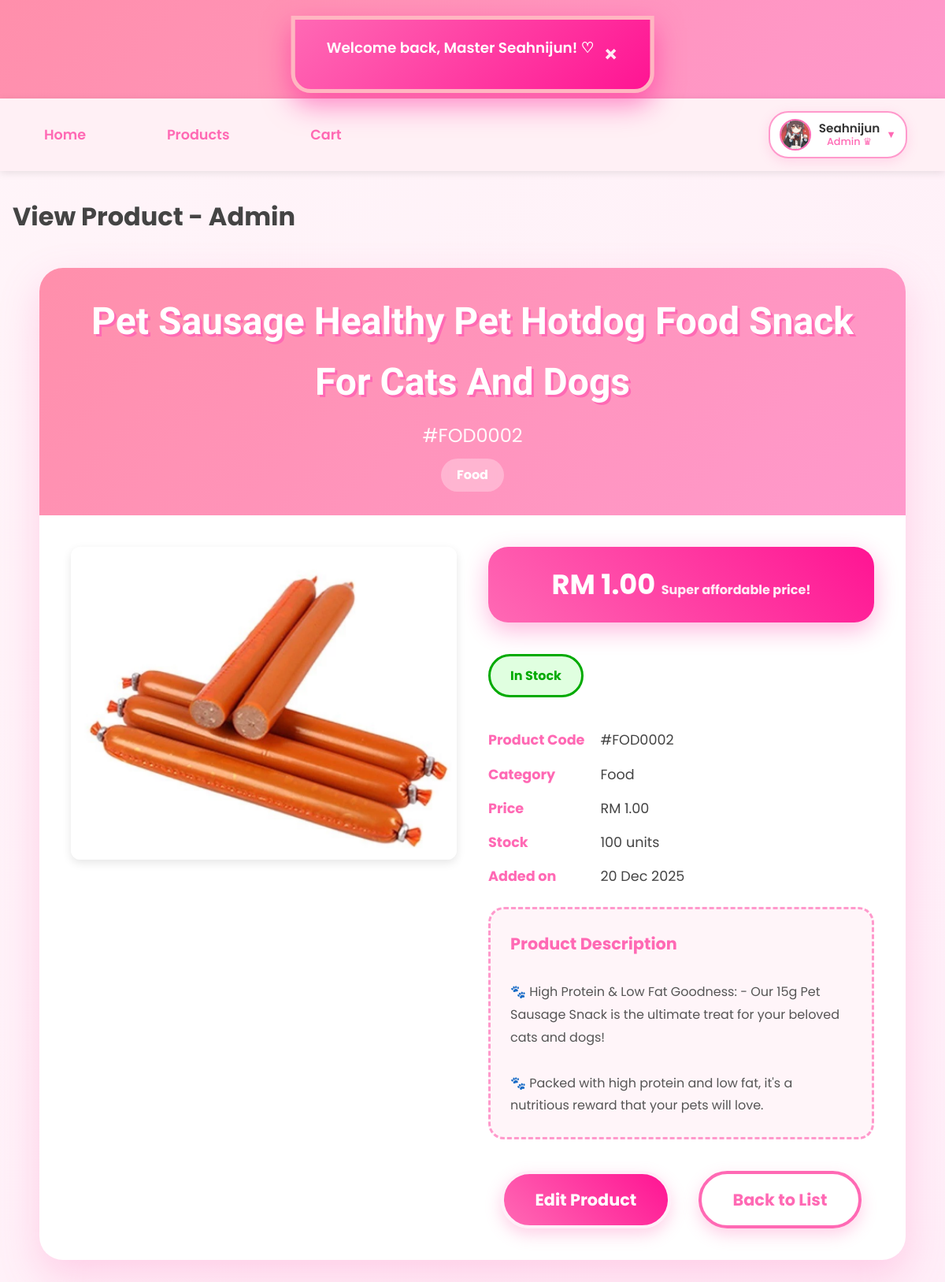
Before: /admin/product_view.php?id=103 (signed in) with the older database file.
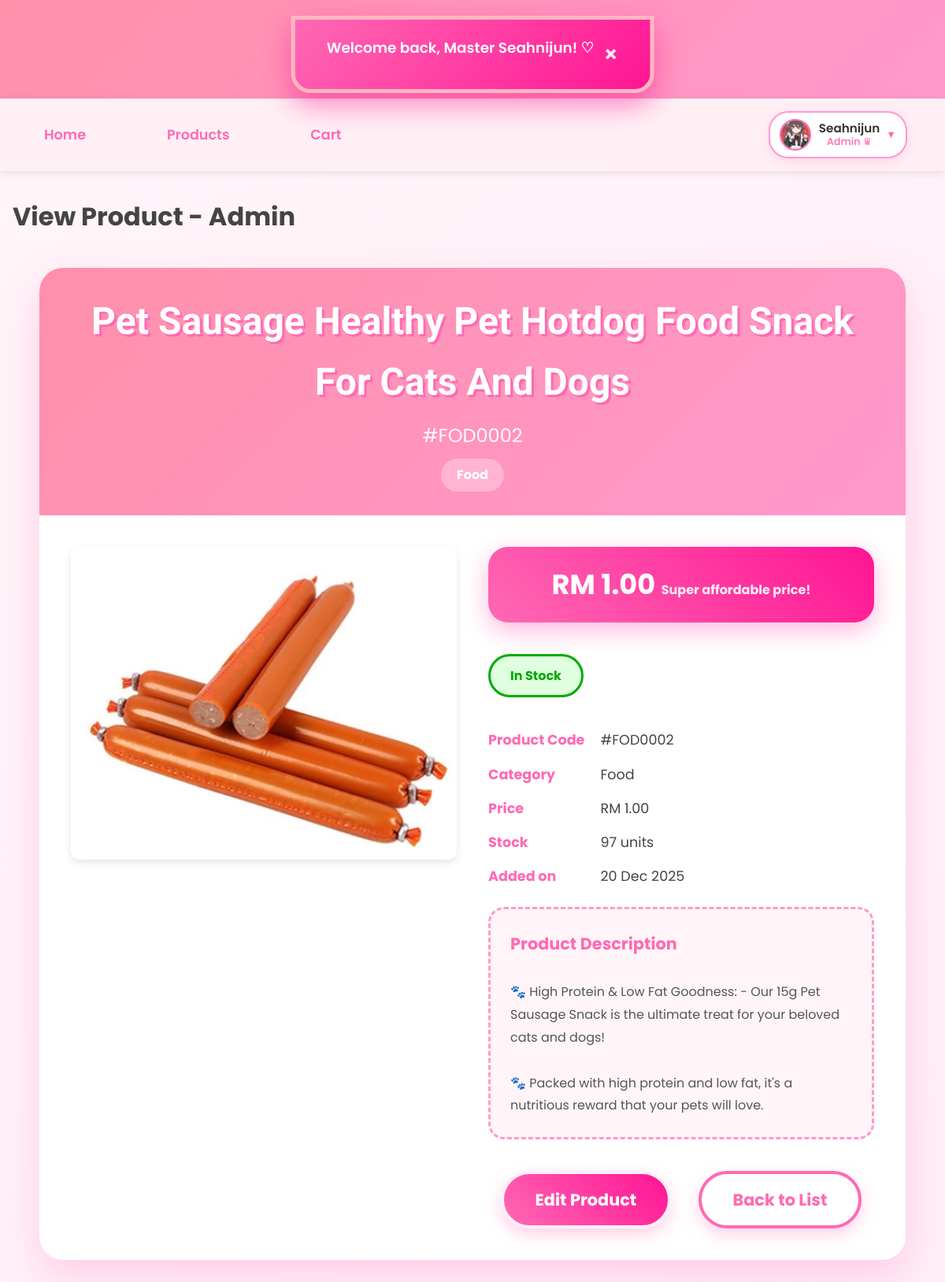
After: the same page with the newer database file.
### tables this page shows
CREATE TABLE `product` (
  `product_id` int(11) NOT NULL,
  `product_code` varchar(20) NOT NULL,
  `product_name` varchar(200) NOT NULL,
  `description` text DEFAULT NULL,
  `price` decimal(10,2) NOT NULL,
  `stock_quantity` int(11) DEFAULT 0,
  `category_id` int(11) NOT NULL,
  `is_active` tinyint(1) DEFAULT 1,
  `created_at` datetime DEFAULT current_timestamp(),
  `updated_at` datetime DEFAULT current_timestamp() ON UPDATE current_timestamp(),
  `photo_name` varchar(255) NOT NULL,
  `average_rating` decimal(3,2) DEFAULT 0.00,
  `review_count` int(11) DEFAULT 0
);

CREATE TABLE `category` (
  `category_id` int(11) NOT NULL,
  `category_code` varchar(10) NOT NULL,
  `category_name` varchar(100) NOT NULL,
  `description` text DEFAULT NULL,
  `created_at` datetime DEFAULT current_timestamp()
);

### _base.php (called while the page is built, shortened)
<?php
function get($key, $value = null) {
    $value = $_GET[$key] ?? $value;
    return is_array($value) ? array_map('trim', $value) : trim($value);
}
function encode($value) {
    return htmlentities($value);
}
?>

### admin/product_view.php (the view, shortened to what this page needs)
<?php
require '../_base.php';
$id = get('id');
$stmt = $_db->prepare("
    SELECT p.*, c.category_name, c.category_code
    FROM product p
    JOIN category c ON p.category_id = c.category_id
    WHERE p.product_id = ?
");
$stmt->execute([$id]);
$product = $stmt->fetch();
include '../_head.php';
?>
<div class="product-view-container">
    <div class="product-view-header">
        <h1><?= encode($product->product_name) ?></h1>
        <div class="product-code">#<?= encode($product->product_code) ?></div>
        <div class="category-badge"><?= encode($product->category_name) ?></div>
    </div>
    <div class="product-body">
        <div class="product-gallery">
    <?php if ($product->photo_name): ?>
        <img src="../admin/uploads/products/<?=  encode($product->photo_name) ?>"
             alt="<?=  encode($product->photo_name) ?>"
             class="main-image"
             style="width:100%; max-width:500px; border-radius:12px; box-shadow:0 4px 12px rgba(0,0,0,0.1);">
    <?php endif; ?>
</div>
        <div class="product-info">
            <div class="price-box">
                RM <?= number_format($product->price, 2) ?>
                <small>Super affordable price!</small>
            </div>
            <div class="stock-status <?= $product->stock_quantity > 10 ? 'stock-in' : ($product->stock_quantity > 0 ? 'stock-low' : 'stock-out') ?>">
                <?php if ($product->stock_quantity > 10): ?>
                    In Stock
                <?php elseif ($product->stock_quantity > 0): ?>
                    Only <?= $product->stock_quantity ?> left! Hurry~
                <?php else: ?>
                    Sold Out
                <?php endif; ?>
            </div>
            <div class="info-grid">
                <strong>Product Code</strong>   <span>#<?= encode($product->product_code) ?></span>
                <strong>Category</strong>       <span><?= encode($product->category_name) ?></span>
                <strong>Price</strong>          <span>RM <?= number_format($product->price, 2) ?></span>
                <strong>Stock</strong>          <span><?= $product->stock_quantity ?> units</span>
                <strong>Added on</strong>       <span><?= date('j M Y', strtotime($product->created_at)) ?></span>
            </div>
            <?php if ($product->description): ?>
            <div class="description-box">
                <strong style="color:#ff69b4; font-size:1.3rem;">Product Description</strong><br><br>
                <?= nl2br(encode($product->description)) ?>
            </div>
            <?php endif; ?>
            <div class="action-buttons" style="text-align:center; margin-top:40px;">
                <a href="product_edit.php?id=<?= $id ?>" class="moe-btn moe-btn-primary">Edit Product</a>
                <a href="product_list.php" class="moe-btn moe-btn-secondary">Back to List</a>
            </div>
        </div>
    </div>
</div>

Changed rows visible on the page:
changed product "Pet Sausage Healthy Pet Hotdog Food Snack For Cats And Dogs": stock_quantity "100" → "97"
